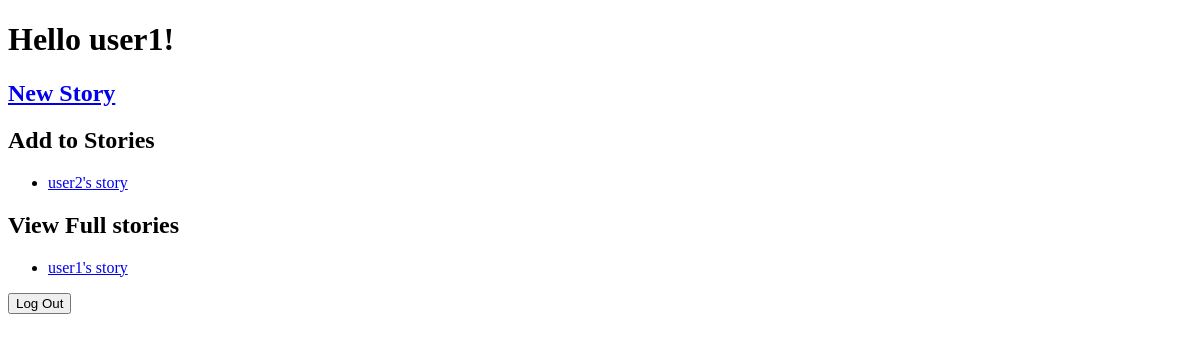
Page / (signed in) on the earlier database version.
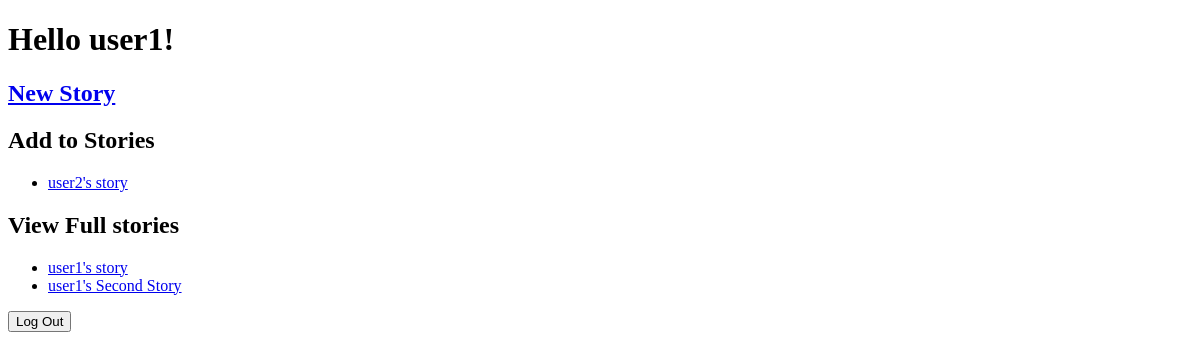
Same page on the later database version.
### tables this page shows
CREATE TABLE Users (ID INTEGER PRIMARY KEY AUTOINCREMENT, Username TEXT, Password TEXT);

CREATE TABLE Stories (ID INTEGER PRIMARY KEY AUTOINCREMENT, Title TEXT, FullStory TEXT, Latest_Update TEXT);

### __init__.py (the view)
@app.route('/', methods=['GET'])
def landing():
    if logged_in():
        username = session['username']
        viewable_stories = db_builder.get_viewable_stories(username)
        editable_stories = db_builder.get_editable_stories(username)
        return render_template('index.html', username=username,viewable=viewable_stories, edtiable=editable_stories)
    else:
        return render_template('intro.html')

### __init__.py (called while the page is built)
def logged_in():
    return session.get('username') is not None

### db_builder.py (called while the page is built)
def get_id(username):
    db = sqlite3.connect(DB_FILE) #open if file exists, otherwise create
    c = db.cursor()               #facilitate db ops -- you will use cursor to trigger db events
    command = "SELECT * FROM Users"
    c.execute(command)
    table = c.fetchall()
    for row in table:      #searches for the username in Users
        if row[1] == username:
            return row[0]    #returns the User ID of the user

def get_viewable_stories(username):
    db = sqlite3.connect(DB_FILE) #open if file exists, otherwise create
    c = db.cursor()               #facilitate db ops -- you will use cursor to trigger db events
    contribution_ids = []
    command = "SELECT * FROM Contributions"
    c.execute(command)
    table = c.fetchall()
    user_id = get_id(username)
    for row in table:
        uid = row[2]
        if user_id == uid:
            story_id = row[1]
            contribution_ids.append((story_id, get_story_title_by_id(story_id)))
    return contribution_ids

def get_editable_stories(username):
    db = sqlite3.connect(DB_FILE) #open if file exists, otherwise create
    c = db.cursor()               #facilitate db ops -- you will use cursor to trigger db events
    command = "SELECT * FROM Contributions"
    c.execute(command)
    table = c.fetchall()
    user_id = get_id(username)
    editable_stories = []    #stores the IDs of all stories the user has not contributed to
    for row in table:
        uid = row[2]
        if uid != user_id:
            story_id = row[1]
            if not editable_stories.__contains__(story_id):
                editable_stories.append((story_id, get_story_title_by_id(story_id)))
    return editable_stories

def get_story_title_by_id(story_id):
    db = sqlite3.connect(DB_FILE)  # open if file exists, otherwise create
    c = db.cursor()
    c.execute("SELECT Title FROM Stories WHERE ID=?", [story_id])
    title = c.fetchone()[0]
    db.commit()
    db.close()
    return title

### templates/index.html (shortened to what this page needs)
<!DOCTYPE html>
<html lang="en" dir="ltr">
<head>
</head>
<body>
    <h1>Hello {{username}}!</h1>
    <h2><a href="/new">New Story</a></h2>
    <h2>Add to Stories</h2>
    <ul>
        {%for id, title in edtiable%}
            <li><a href="/{{id}}/edit">{{title}}</a></li>
        {%endfor%}
    </ul>
    <h2>View Full stories</h2>
    <ul>
        {%for id, title in viewable%}
            <li><a href="/{{id}}/view">{{title}}</a></li>
        {%endfor%}
    </ul>
    <div>
        <form method = "post" action="/logout">
            <input type="submit" name="logout" value="Log Out">
        </form>
    </div>
</body>
</html>

Differences in the rows shown:
added Stories: Title "user1's Second Story", shown under "View Full stories"
